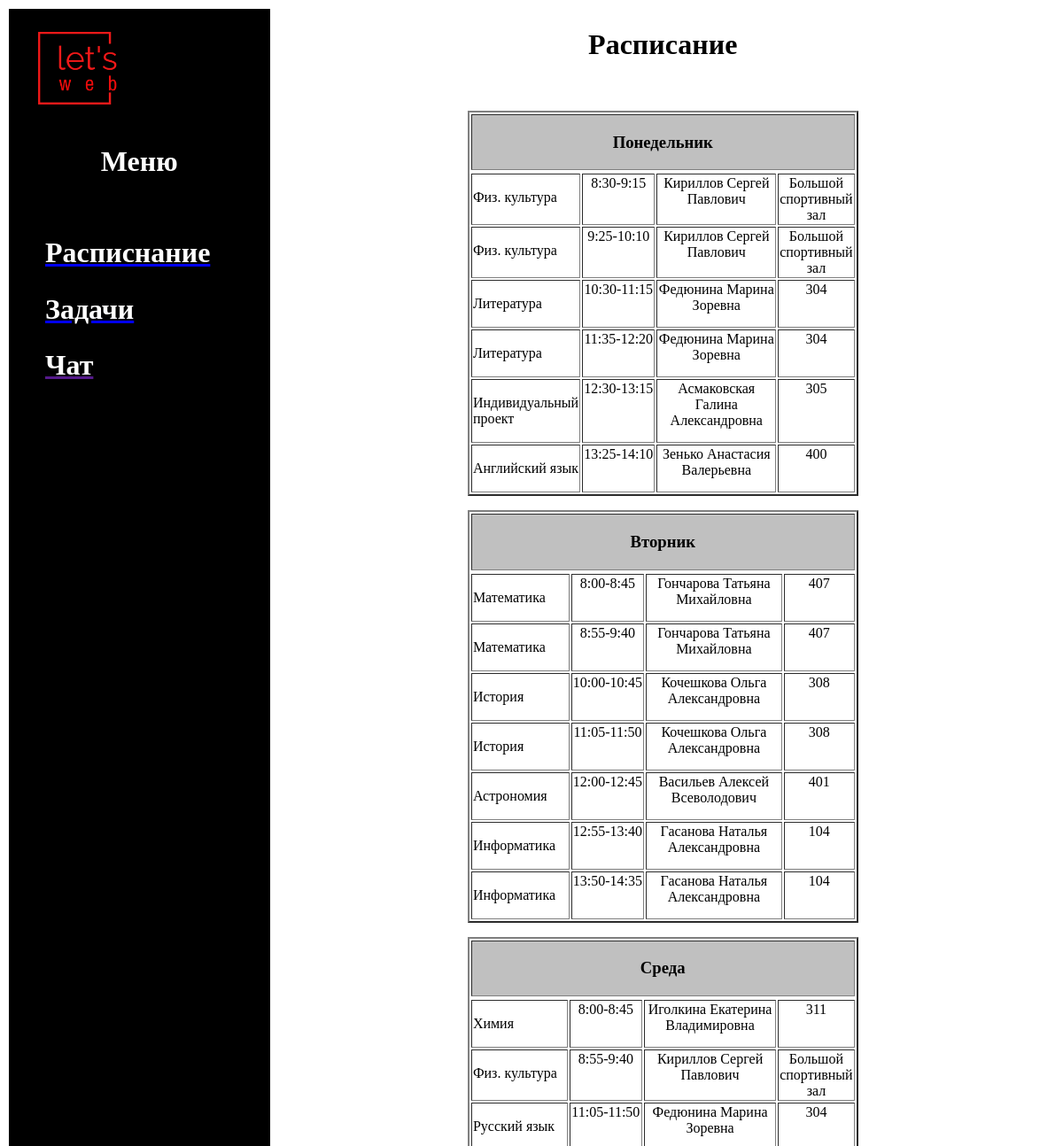
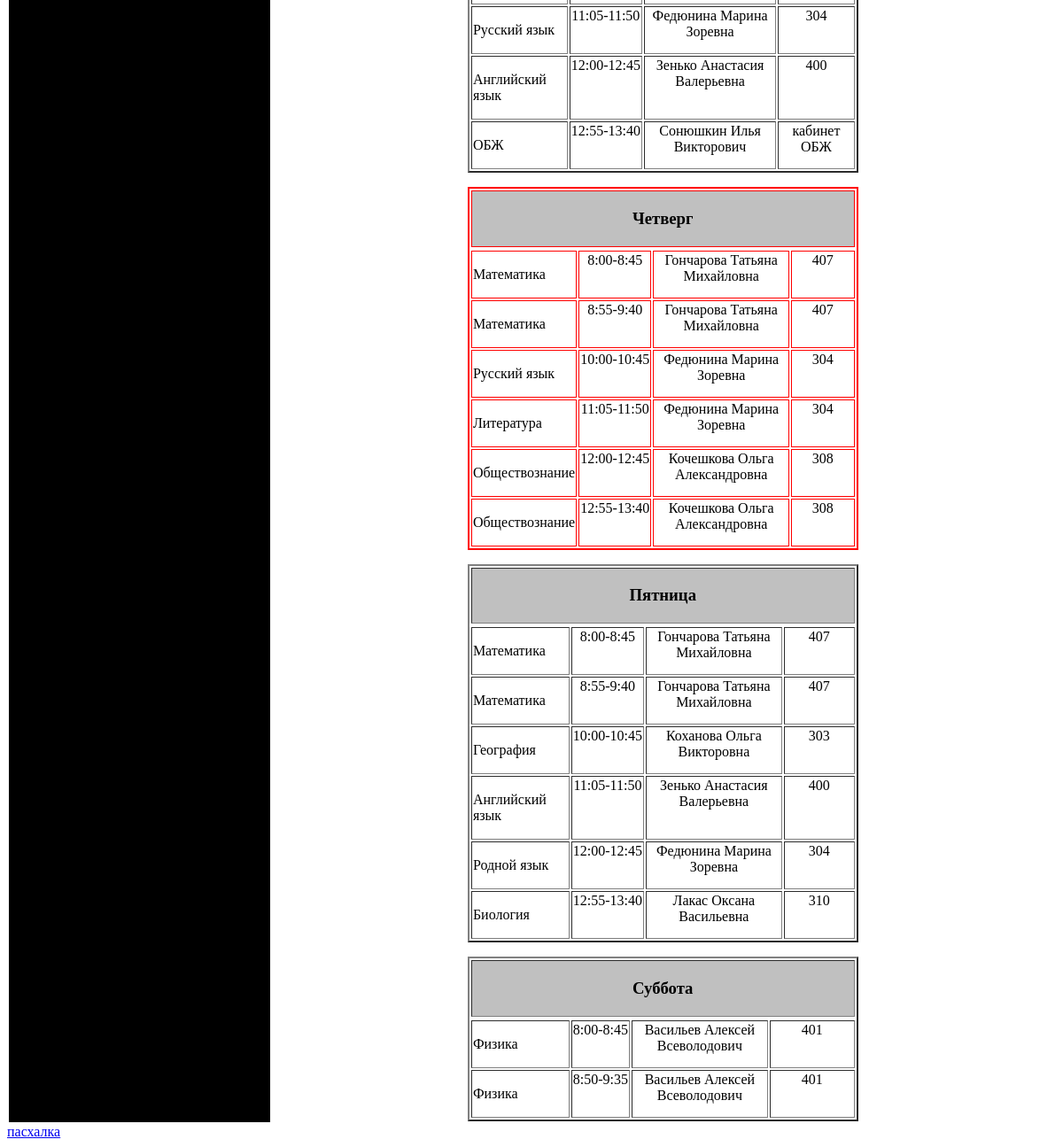
The page / on the database its author committed (2 pictures, top to bottom).
### timetable/models.py (models this page shows, shortened)
class Timetable(models.Model):
    id = models.AutoField(primary_key=True)
    day_of_week = models.CharField(max_length=100, help_text="День недели")
    lesson_id = models.ForeignKey(Lessons, on_delete=models.CASCADE, help_text="id урока")
    start = models.TimeField(help_text="Начало урока")
    end = models.TimeField(help_text="Конец урока")
    class Meta:
        verbose_name = "Timetable"
        ordering = ["day_of_week", "start", "end"]

class Lessons(models.Model):
    id = models.AutoField(primary_key=True)
    title = models.CharField(max_length=100, help_text="Название предмета")
    room = models.TextField(max_length=100, help_text="Номер аудитории")
    teacher = models.ForeignKey(Teachers, on_delete=models.CASCADE, help_text="ФИО преподавателя")
    class Meta:
        verbose_name = "Lesson"
        ordering = ["title"]

class Teachers(models.Model):
    id = models.AutoField(primary_key=True)
    familiya = models.CharField(max_length=50, help_text="Фамилия")
    imya = models.CharField(max_length=50, help_text="Имя")
    otchestvo = models.CharField(max_length=50, help_text="Отчество")
    class Meta:
        verbose_name = "Teacher"
        ordering = ["familiya", "imya", "otchestvo"]

### timetable/views.py (the view)
# urls.py: path('', timetableviews.index, name="home"), # TODO: Перенести в профильный URLs приложения
def index(request):
    lessons = Timetable.objects.all()
    return render(request, 'timetable/timetable.html', {'lessons': lessons})

### templates/timetable/timetable.html (shortened to what this page needs)
{% extends 'timetable/layout.html' %}
{% block content %}
    <h1 align="center">Расписание</h1> <br>
    <table  class="Timetable_Monday" border="2" width=50% align="center">
        <tr bgcolor="#C0C0C0">
            <td colspan="4" align="center">
                <h3>Понедельник</h3>
            </td>
        </tr>
        <tr>
            {% for urok in lessons %}
            {% if urok.day_of_week == "1" %}
            <tr><td width="26%"><p>{{ urok.lesson_id.title }}</td>
                <td align="center" width="15%">{{ urok.start }}-{{ urok.end }}</td> <td align="center" width="36%"> {{ urok.lesson_id.teacher.familiya }} {{ urok.lesson_id.teacher.imya }} {{ urok.lesson_id.teacher.otchestvo }}</td>
                    <td align="center">{{ urok.lesson_id.room }}</td>
            </p></tr>
            {% endif %}</tr>
            {% endfor %}
    </table>
    <table class="Timetable_Monday" border="2" width=50% align="center">
        <tr bgcolor="#C0C0C0">
            <td colspan="4" align="center">
                <h3>Вторник</h3>
            </td>
        </tr>
        <tr>
            {% for urok in lessons %}
            {% if urok.day_of_week == "2" %}
            <tr><td width="26%"><p>{{ urok.lesson_id.title }}</td>
                <td align="center" width="15%">{{ urok.start }}-{{ urok.end }}</td> <td align="center" width="36%"> {{ urok.lesson_id.teacher.familiya }} {{ urok.lesson_id.teacher.imya }} {{ urok.lesson_id.teacher.otchestvo }}</td>
                    <td align="center">{{ urok.lesson_id.room }}</td>
            </p></tr>
            {% endif %}</tr>
            {% endfor %}
    </table>
    <table class="Timetable_Monday" border="2" width=50% align="center">
        <tr bgcolor="#C0C0C0">
            <td colspan="4" align="center">
                <h3>Среда</h3>
            </td>
        </tr>
        <tr>
            {% for urok in lessons %}
            {% if urok.day_of_week == "3" %}
            <tr><td width="26%"><p>{{ urok.lesson_id.title }}</td>
                <td align="center" width="15%">{{ urok.start }}-{{ urok.end }}</td> <td align="center" width="36%"> {{ urok.lesson_id.teacher.familiya }} {{ urok.lesson_id.teacher.imya }} {{ urok.lesson_id.teacher.otchestvo }}</td>
                    <td align="center">{{ urok.lesson_id.room }}</td>
            </p></tr>
            {% endif %}</tr>
            {% endfor %}
    </table>
    <table class="Timetable_Monday" border="2" bordercolor="red" width=50% align="center">
        <tr bgcolor="#C0C0C0">
            <td colspan="4" align="center">
                <h3>Четверг</h3>
            </td>
        </tr>
        <tr>
            {% for urok in lessons %}
            {% if urok.day_of_week == "4" %}
            <tr><td width="26%"><p>{{ urok.lesson_id.title }}</td>
                <td align="center" width="15%">{{ urok.start }}-{{ urok.end }}</td> <td align="center" width="36%"> {{ urok.lesson_id.teacher.familiya }} {{ urok.lesson_id.teacher.imya }} {{ urok.lesson_id.teacher.otchestvo }}</td>
                    <td align="center">{{ urok.lesson_id.room }}</td>
            </p></tr>
            {% endif %}</tr>
            {% endfor %}
    </table>
    <table class="Timetable_Monday" border="2" width=50% align="center">
        <tr bgcolor="#C0C0C0">
            <td colspan="4" align="center">
                <h3>Пятница</h3>
            </td>
        </tr>
        <tr>
            {% for urok in lessons %}
            {% if urok.day_of_week == "5" %}
            <tr><td width="26%"><p>{{ urok.lesson_id.title }}</td>
                <td align="center" width="15%">{{ urok.start }}-{{ urok.end }}</td> <td align="center" width="36%"> {{ urok.lesson_id.teacher.familiya }} {{ urok.lesson_id.teacher.imya }} {{ urok.lesson_id.teacher.otchestvo }}</td>
                    <td align="center">{{ urok.lesson_id.room }}</td>
            </p></tr>
            {% endif %}</tr>
            {% endfor %}
    </table>
    <table class="Timetable_Monday" border="2" width=50% align="center">
        <tr bgcolor="#C0C0C0">
            <td colspan="4" align="center">
                <h3>Суббота</h3>
            </td>
        </tr>
        <tr>
            {% for urok in lessons %}
            {% if urok.day_of_week == "6" %}
            <tr><td width="26%"><p>{{ urok.lesson_id.title }}</td>
                <td align="center" width="15%">{{ urok.start }}-{{ urok.end }}</td> <td align="center" width="36%"> {{ urok.lesson_id.teacher.familiya }} {{ urok.lesson_id.teacher.imya }} {{ urok.lesson_id.teacher.otchestvo }}</td>
                    <td align="center">{{ urok.lesson_id.room }}</td>
            </p></tr>
            {% endif %}</tr>
            {% endfor %}
    </table>
{% endblock %}

### static/css/style.css (style rules this page uses)
body { background: #FFFFFF; }
tr, td { vertical-align: top; }

### rows shown on the page
Timetable: lesson_id "Физ. культура", start "8:30", end "9:15", lesson_id.teacher.familiya "Кириллов", lesson_id.teacher.imya "Сергей", lesson_id.teacher.otchestvo "Павлович", lesson_id.room "Большой спортивный зал"
Timetable: lesson_id "Физ. культура", start "9:25", end "10:10", lesson_id.teacher.familiya "Кириллов", lesson_id.teacher.imya "Сергей", lesson_id.teacher.otchestvo "Павлович", lesson_id.room "Большой спортивный зал"
Timetable: lesson_id "Литература", start "10:30", end "11:15", lesson_id.teacher.familiya "Федюнина", lesson_id.teacher.imya "Марина", lesson_id.teacher.otchestvo "Зоревна", lesson_id.room "304"
Timetable: lesson_id "Литература", start "11:35", end "12:20", lesson_id.teacher.familiya "Федюнина", lesson_id.teacher.imya "Марина", lesson_id.teacher.otchestvo "Зоревна", lesson_id.room "304"
Timetable: lesson_id "Индивидуальный проект", start "12:30", end "13:15", lesson_id.teacher.familiya "Асмаковская", lesson_id.teacher.imya "Галина", lesson_id.teacher.otchestvo "Александровна", lesson_id.room "305"
Timetable: lesson_id "Английский язык", start "13:25", end "14:10", lesson_id.teacher.familiya "Зенько", lesson_id.teacher.imya "Анастасия", lesson_id.teacher.otchestvo "Валерьевна", lesson_id.room "400"
Timetable: lesson_id "Математика", start "8:00", end "8:45", lesson_id.teacher.familiya "Гончарова", lesson_id.teacher.imya "Татьяна", lesson_id.teacher.otchestvo "Михайловна", lesson_id.room "407"
Timetable: lesson_id "Математика", start "8:55", end "9:40", lesson_id.teacher.familiya "Гончарова", lesson_id.teacher.imya "Татьяна", lesson_id.teacher.otchestvo "Михайловна", lesson_id.room "407"
Timetable: lesson_id "История", start "10:00", end "10:45", lesson_id.teacher.familiya "Кочешкова", lesson_id.teacher.imya "Ольга", lesson_id.teacher.otchestvo "Александровна", lesson_id.room "308"
Timetable: lesson_id "История", start "11:05", end "11:50", lesson_id.teacher.familiya "Кочешкова", lesson_id.teacher.imya "Ольга", lesson_id.teacher.otchestvo "Александровна", lesson_id.room "308"
Timetable: lesson_id "Астрономия", start "12:00", end "12:45", lesson_id.teacher.familiya "Васильев", lesson_id.teacher.imya "Алексей", lesson_id.teacher.otchestvo "Всеволодович", lesson_id.room "401"
Timetable: lesson_id "Информатика", start "12:55", end "13:40", lesson_id.teacher.familiya "Гасанова", lesson_id.teacher.imya "Наталья", lesson_id.teacher.otchestvo "Александровна", lesson_id.room "104"
Timetable: lesson_id "Информатика", start "13:50", end "14:35", lesson_id.teacher.familiya "Гасанова", lesson_id.teacher.imya "Наталья", lesson_id.teacher.otchestvo "Александровна", lesson_id.room "104"
Timetable: lesson_id "Химия", start "8:00", end "8:45", lesson_id.teacher.familiya "Иголкина", lesson_id.teacher.imya "Екатерина", lesson_id.teacher.otchestvo "Владимировна", lesson_id.room "311"
Timetable: lesson_id "Физ. культура", start "8:55", end "9:40", lesson_id.teacher.familiya "Кириллов", lesson_id.teacher.imya "Сергей", lesson_id.teacher.otchestvo "Павлович", lesson_id.room "Большой спортивный зал"
Timetable: lesson_id "Русский язык", start "11:05", end "11:50", lesson_id.teacher.familiya "Федюнина", lesson_id.teacher.imya "Марина", lesson_id.teacher.otchestvo "Зоревна", lesson_id.room "304"
Timetable: lesson_id "Русский язык", start "11:05", end "11:50", lesson_id.teacher.familiya "Федюнина", lesson_id.teacher.imya "Марина", lesson_id.teacher.otchestvo "Зоревна", lesson_id.room "304"
Timetable: lesson_id "Английский язык", start "12:00", end "12:45", lesson_id.teacher.familiya "Зенько", lesson_id.teacher.imya "Анастасия", lesson_id.teacher.otchestvo "Валерьевна", lesson_id.room "400"
Timetable: lesson_id "ОБЖ", start "12:55", end "13:40", lesson_id.teacher.familiya "Сонюшкин", lesson_id.teacher.imya "Илья", lesson_id.teacher.otchestvo "Викторович", lesson_id.room "кабинет ОБЖ"
Timetable: lesson_id "Математика", start "8:00", end "8:45", lesson_id.teacher.familiya "Гончарова", lesson_id.teacher.imya "Татьяна", lesson_id.teacher.otchestvo "Михайловна", lesson_id.room "407"
Timetable: lesson_id "Математика", start "8:55", end "9:40", lesson_id.teacher.familiya "Гончарова", lesson_id.teacher.imya "Татьяна", lesson_id.teacher.otchestvo "Михайловна", lesson_id.room "407"
Timetable: lesson_id "Русский язык", start "10:00", end "10:45", lesson_id.teacher.familiya "Федюнина", lesson_id.teacher.imya "Марина", lesson_id.teacher.otchestvo "Зоревна", lesson_id.room "304"
Timetable: lesson_id "Литература", start "11:05", end "11:50", lesson_id.teacher.familiya "Федюнина", lesson_id.teacher.imya "Марина", lesson_id.teacher.otchestvo "Зоревна", lesson_id.room "304"
Timetable: lesson_id "Обществознание", start "12:00", end "12:45", lesson_id.teacher.familiya "Кочешкова", lesson_id.teacher.imya "Ольга", lesson_id.teacher.otchestvo "Александровна", lesson_id.room "308"
Timetable: lesson_id "Обществознание", start "12:55", end "13:40", lesson_id.teacher.familiya "Кочешкова", lesson_id.teacher.imya "Ольга", lesson_id.teacher.otchestvo "Александровна", lesson_id.room "308"
Timetable: lesson_id "Математика", start "8:00", end "8:45", lesson_id.teacher.familiya "Гончарова", lesson_id.teacher.imya "Татьяна", lesson_id.teacher.otchestvo "Михайловна", lesson_id.room "407"
Timetable: lesson_id "Математика", start "8:55", end "9:40", lesson_id.teacher.familiya "Гончарова", lesson_id.teacher.imya "Татьяна", lesson_id.teacher.otchestvo "Михайловна", lesson_id.room "407"
Timetable: lesson_id "География", start "10:00", end "10:45", lesson_id.teacher.familiya "Коханова", lesson_id.teacher.imya "Ольга", lesson_id.teacher.otchestvo "Викторовна", lesson_id.room "303"
Timetable: lesson_id "Английский язык", start "11:05", end "11:50", lesson_id.teacher.familiya "Зенько", lesson_id.teacher.imya "Анастасия", lesson_id.teacher.otchestvo "Валерьевна", lesson_id.room "400"
Timetable: lesson_id "Родной язык", start "12:00", end "12:45", lesson_id.teacher.familiya "Федюнина", lesson_id.teacher.imya "Марина", lesson_id.teacher.otchestvo "Зоревна", lesson_id.room "304"
Timetable: lesson_id "Биология", start "12:55", end "13:40", lesson_id.teacher.familiya "Лакас", lesson_id.teacher.imya "Оксана", lesson_id.teacher.otchestvo "Васильевна", lesson_id.room "310"
Timetable: lesson_id "Физика", start "8:00", end "8:45", lesson_id.teacher.familiya "Васильев", lesson_id.teacher.imya "Алексей", lesson_id.teacher.otchestvo "Всеволодович", lesson_id.room "401"
Timetable: lesson_id "Физика", start "8:50", end "9:35", lesson_id.teacher.familiya "Васильев", lesson_id.teacher.imya "Алексей", lesson_id.teacher.otchestvo "Всеволодович", lesson_id.room "401"
